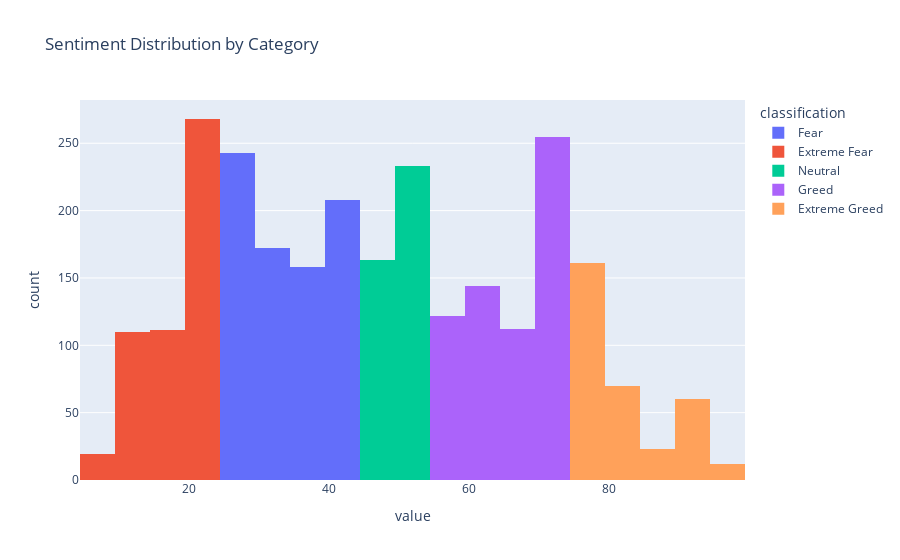

Notebook code for this chart:
### Code cell
fig = px.histogram(df, x = 'value', color = 'classification', nbins = 20, title = "Sentiment Distribution by Category")
fig.write_image("../reports/figures/Sentiment/Sentiment Distribution by Category.png")
fig.show()

### Figure 1 — Plotly figure (JSON) as saved in the notebook; plotly's stock layout.template omitted (floating-point values rounded to 4 significant figures; data arrays with more than 128 entries replaced by an {"elided": "..."} marker saying what was removed)
{"data": [{"bingroup": "x", "hovertemplate": "classification=Fear<br>value=%{x}<br>count=%{y}<extra></extra>", "legendgroup": "Fear", "marker": {"color": "#636efa", "pattern": {"shape": ""}}, "name": "Fear", "nbinsx": 20, "orientation": "v", "showlegend": true, "type": "histogram", "x": {"elided": "781 int values"}, "xaxis": "x", "yaxis": "y"}, {"bingroup": "x", "hovertemplate": "classification=Extreme Fear<br>value=%{x}<br>count=%{y}<extra></extra>", "legendgroup": "Extreme Fear", "marker": {"color": "#EF553B", "pattern": {"shape": ""}}, "name": "Extreme Fear", "nbinsx": 20, "orientation": "v", "showlegend": true, "type": "histogram", "x": {"elided": "508 int values"}, "xaxis": "x", "yaxis": "y"}, {"bingroup": "x", "hovertemplate": "classification=Neutral<br>value=%{x}<br>count=%{y}<extra></extra>", "legendgroup": "Neutral", "marker": {"color": "#00cc96", "pattern": {"shape": ""}}, "name": "Neutral", "nbinsx": 20, "orientation": "v", "showlegend": true, "type": "histogram", "x": {"elided": "396 int values"}, "xaxis": "x", "yaxis": "y"}, {"bingroup": "x", "hovertemplate": "classification=Greed<br>value=%{x}<br>count=%{y}<extra></extra>", "legendgroup": "Greed", "marker": {"color": "#ab63fa", "pattern": {"shape": ""}}, "name": "Greed", "nbinsx": 20, "orientation": "v", "showlegend": true, "type": "histogram", "x": {"elided": "633 int values"}, "xaxis": "x", "yaxis": "y"}, {"bingroup": "x", "hovertemplate": "classification=Extreme Greed<br>value=%{x}<br>count=%{y}<extra></extra>", "legendgroup": "Extreme Greed", "marker": {"color": "#FFA15A", "pattern": {"shape": ""}}, "name": "Extreme Greed", "nbinsx": 20, "orientation": "v", "showlegend": true, "type": "histogram", "x": {"elided": "326 int values"}, "xaxis": "x", "yaxis": "y"}], "layout": {"barmode": "relative", "legend": {"title": {"text": "classification"}, "tracegroupgap": 0}, "title": {"text": "Sentiment Distribution by Category"}, "xaxis": {"anchor": "y", "domain": [0, 1], "title": {"text": "value"}}, "yaxis": {"anchor": "x", "domain": [0, 1], "title": {"text": "count"}}}}
